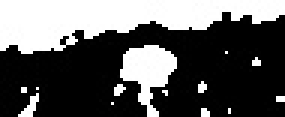
#> input picture 33/bResult/1140-C76-1-0000_B1.jpg, 95 x 39 px (shown 3 times larger); its folder holds only this picture in this run
$ python test.py
#> lines starting #> are read from the running program, lines starting #| are printed output that depends on the picture; after the words box and inside, x2 and y2 are one past the last pixel; in counts of white or black regions, pixels touching at a corner belong together
#> further down, img is the input picture: shape (39, 95, 3); min 0, max 255, mean 91.7
# -*- coding: utf-8 -*-
import cv2
import glob
import os
import numpy as np
from scipy.ndimage.filters import gaussian_filter
from skimage.filters import threshold_otsu
from skimage.color import rgb2gray


# [12 lines of commented-out code are left out]


# [74 lines left out: functions cal_dist, LC, FT, not called in this run]


def his(image):
    b, g, r = cv2.split(image)
    # 创建局部直方图均衡化
    clahe = cv2.createCLAHE(clipLimit=2.0, tileGridSize=(5, 5))
    # 对每一个通道进行局部直方图均衡化
    b = clahe.apply(b)
    g = clahe.apply(g)
    r = clahe.apply(r)
    # 合并处理后的三通道 成为处理后的图
    image = cv2.merge([b, g, r])

    return image


def xdog(im, gamma=0.98, phi=20, eps=-0.1, k=1.6, sigma=0.8, binarize=True):
    # Source : https://github.com/CemalUnal/XDoG-Filter
    # Reference : XDoG: An eXtended difference-of-Gaussians compendium including advanced image stylization
    # Link : http://citeseerx.ist.psu.edu/viewdoc/download?doi=10.1.1.365.151&rep=rep1&type=pdf
#> called with gamma = 0.98, phi = 20, eps = -0.1, k = 1.6, sigma = 0.8, binarize = True
    try:
        if im.shape[2] == 3:
            im = rgb2gray(im)
    except Exception:
        pass
    imf1 = gaussian_filter(im, sigma)
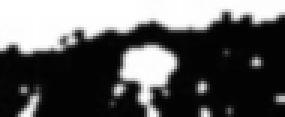
#> imf1: shape (39, 95) float64 (shown 3 times larger); min 0.0118, max 1, mean 0.369
    imf2 = gaussian_filter(im, sigma * k)
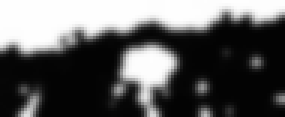
#> imf2: shape (39, 95) float64 (shown 3 times larger); min 0.0118, max 1, mean 0.369
    imdiff = imf1 - gamma * imf2
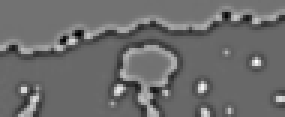
#> imdiff: shape (39, 95) float64 (shown 3 times larger); min -0.225, max 0.322, mean 0.00738; drawn with min black and max white
    imdiff = (imdiff < eps) * 1.0  + (imdiff >= eps) * (1.0 + np.tanh(phi * imdiff))
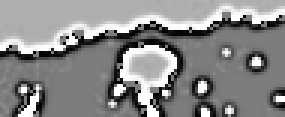
#> imdiff: shape (39, 95) float64 (shown 3 times larger); min 0.0365, max 2, mean 1.09; drawn with min black and max white
    imdiff -= imdiff.min()
    imdiff /= imdiff.max()

    # immax = np.max(imdiff)

    # imdiff[imdiff<0.8*immax] = 0
    # imdiff[imdiff!=0] = 1


    if binarize:
        # th = threshold_otsu(imdiff)
        th  = 0.5
        imdiff = imdiff >= th
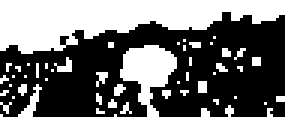
#> imdiff: shape (39, 95) bool (shown 3 times larger); 40.8% white; 53 white regions (50 under 20 px), largest, box (x1, y1, x2, y2) and area: (0, 0, 95, 18) 1012, (40, 15, 59, 39) 241, (6, 28, 14, 39) 31
    imdiff = imdiff.astype('float32')
    return imdiff


if __name__ == "__main__":
    # [49 lines of commented-out code are left out]


    oriPath = "D:\\testALg\\homework\\33\\bResult\\"
    paths = glob.glob(os.path.join(oriPath, r'*.jpg'))

    for i in paths:
        img = cv2.imread(i)
        image_gray = his(img)
        image_gray_copy = xdog(image_gray)*255
        image_gray_copy = np.array(image_gray_copy,dtype=np.uint8)
        print(i)

        cv2.imwrite(i[:-4]+"mask.jpg",image_gray_copy)


    # [7 lines of commented-out code are left out]
